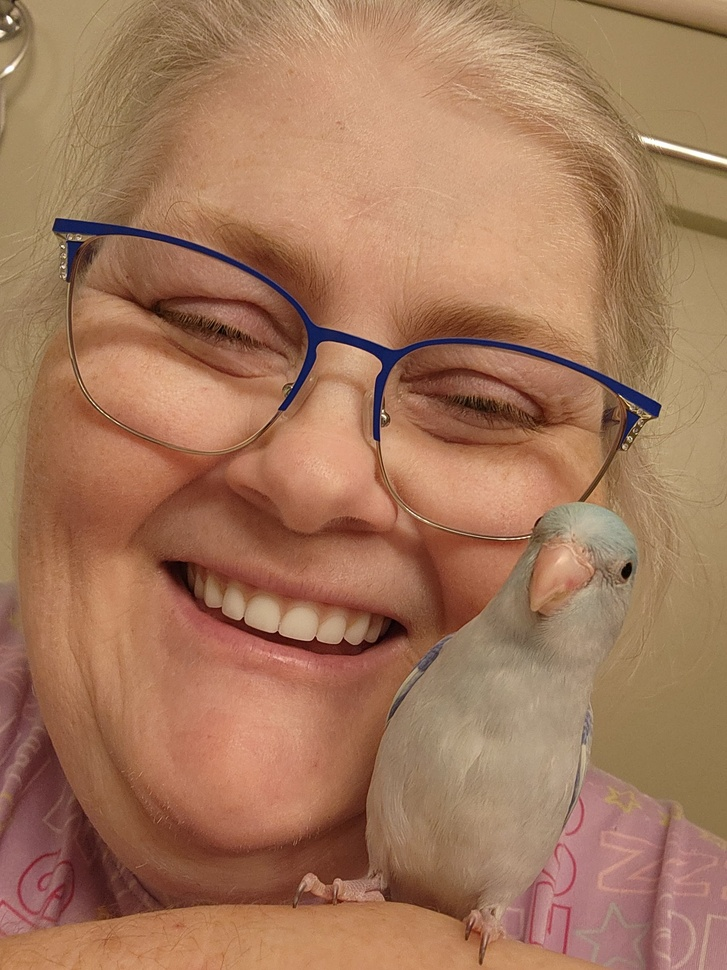
#> input picture app/uploads/images/0a7f1863-644f-4ce1-89ca-9e74a2f4f7e9_1000130040.jpg, 727 x 970 px, shrunk from 2208 x 2944 before the run
$ python -i image_to_gcode_engine.py   (imports and definitions only)
#> lines starting #> are read from the running program, lines starting #| are printed output that depends on the picture; after the words box and inside, x2 and y2 are one past the last pixel; in counts of white or black regions, pixels touching at a corner belong together
#> in convert_image_to_gcode, image is the input picture: shape (970, 727, 3); mean R, G, B 163.6, 119.4, 91.2
import os
import uuid
import numpy as np
from scipy import ndimage
import imageio
from PIL import Image
from app.gcode.constants import circumferences

# ---------------- EDGE DETECTION ----------------

def sobel(image):
    image = np.array(image, dtype=float)
    image /= 255.0
    gx = ndimage.sobel(image, axis=0)
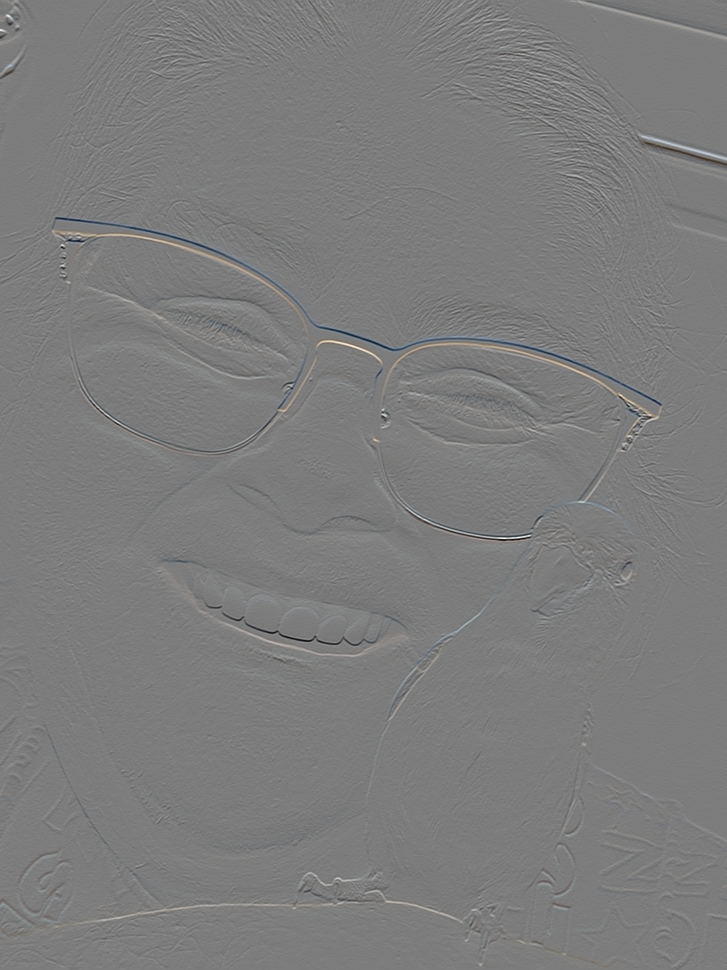
#> gx: shape (970, 727, 3) float64; mean R, G, B 0.00298, 0.00129, 0.000452; drawn with min black and max white
    gy = ndimage.sobel(image, axis=1)
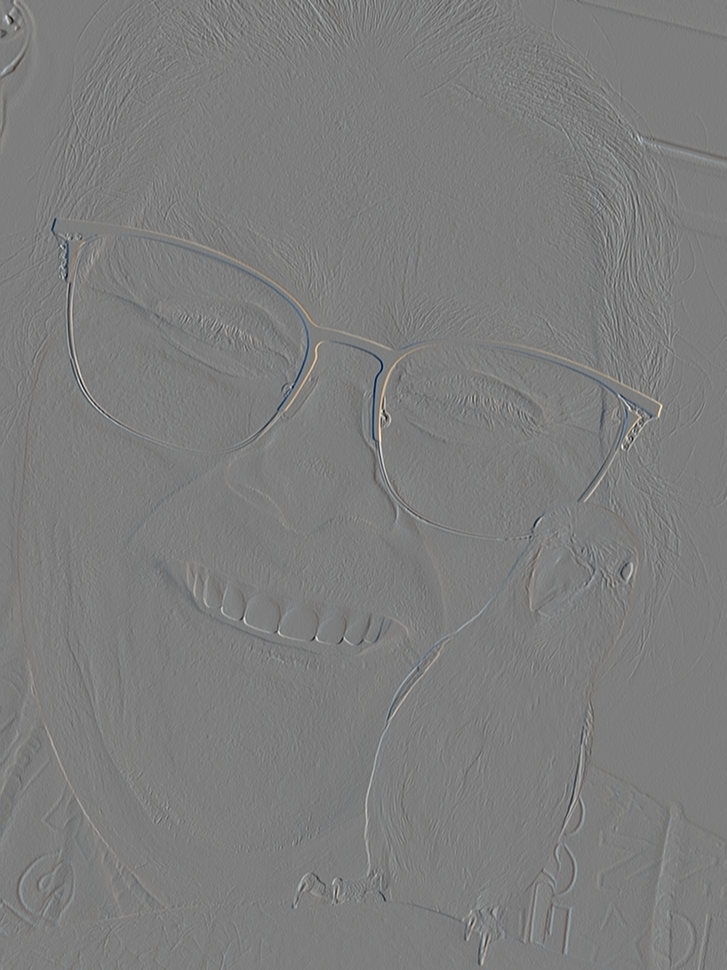
#> gy: shape (970, 727, 3) float64; mean R, G, B 0.00131, 0.00132, 0.000635; drawn with min black and max white
    res = np.hypot(gx, gy)
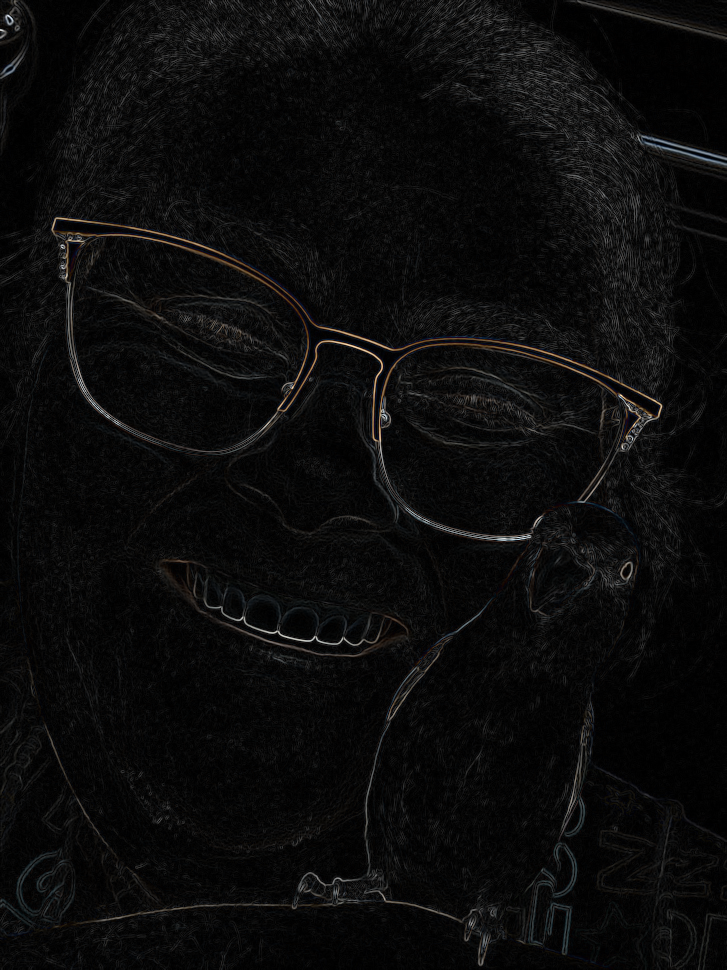
#> res: shape (970, 727, 3) float64; mean R, G, B 0.592, 0.584, 0.582; drawn with min black and max white
    res /= np.max(res)
    res = np.array(res * 255, dtype=np.uint8)
    return res[2:-2, 2:-2, 0:3]


def convert_to_binary_edges(edges, threshold=32):
#> called with threshold = 32
    result = np.maximum.reduce(
        [edges[:, :, 0], edges[:, :, 1], edges[:, :, 2]]
    ) >= threshold
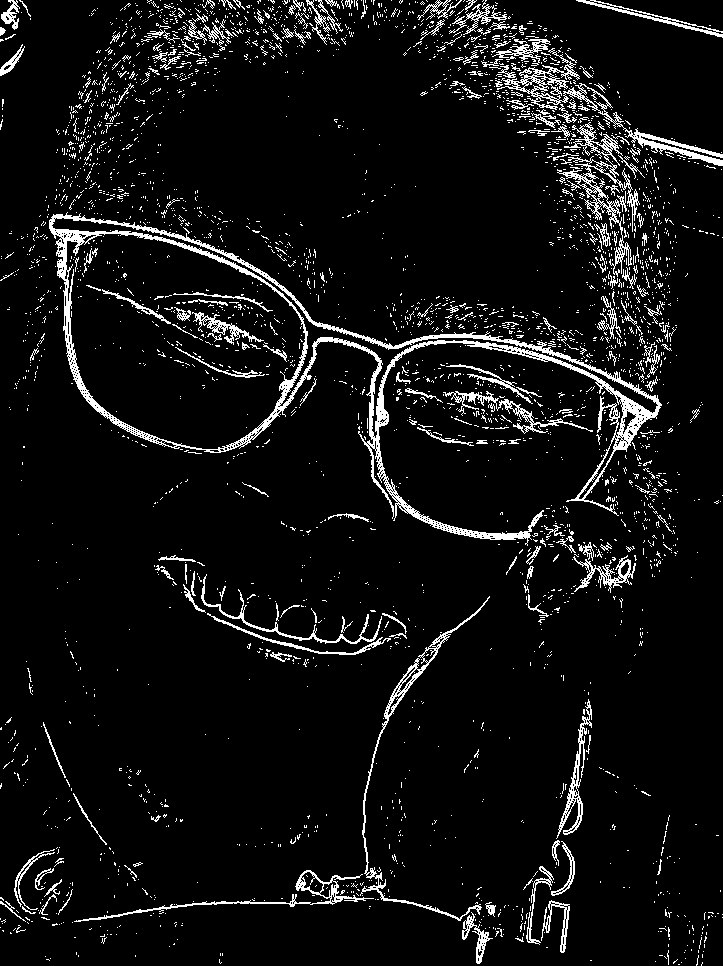
#> result: shape (966, 723) bool; 6.8% white in thin lines or dots
    return result


# ---------------- GRAPH + GCODE ----------------

class Graph:
    def __init__(self):
        self.nodes = []

    def add_node(self, x, y):
        self.nodes.append((x, y))

    def save_as_gcode(self, file):
        file.write("G21\n")  # mm
        file.write("G90\n")  # absolute positioning
        for x, y in self.nodes:
            file.write(f"G1 X{y} Y{-x}\n")


# ---------------- MAIN CONVERTER ----------------

def convert_image_to_gcode(image_path: str) -> str:
    if not os.path.exists(image_path):
        raise FileNotFoundError("Image not found")

    # Load image
    image = imageio.imread(image_path)

    # Sobel edge detection
    edges = sobel(image)
    edges = convert_to_binary_edges(edges)

    # Very simplified graph (practical + fast)
    graph = Graph()
    for x, y in np.argwhere(edges):
        graph.add_node(x, y)
#> this loop made 47803 passes
#> y on passes 1 to 3: 8, 9, 10

    # Save gcode
    gcode_dir = os.path.join(
        os.path.dirname(image_path),
        "..",
        "gcodes"
    )
    gcode_dir = os.path.abspath(gcode_dir)
    os.makedirs(gcode_dir, exist_ok=True)

    gcode_filename = f"{uuid.uuid4()}.gcode"
    gcode_path = os.path.join(gcode_dir, gcode_filename)

    with open(gcode_path, "w") as f:
        graph.save_as_gcode(f)
#> the loop in save_as_gcode, `for x, y in self.nodes:` made 47803 passes

    return gcode_path

>>> result = convert_image_to_gcode('../uploads/images/0a7f1863-644f-4ce1-89ca-9e74a2f4f7e9_1000130040.jpg')

$ run again, on app/uploads/images/175a7328-5727-4cd7-ad24-838c0638f6fb_1000327884.jpg
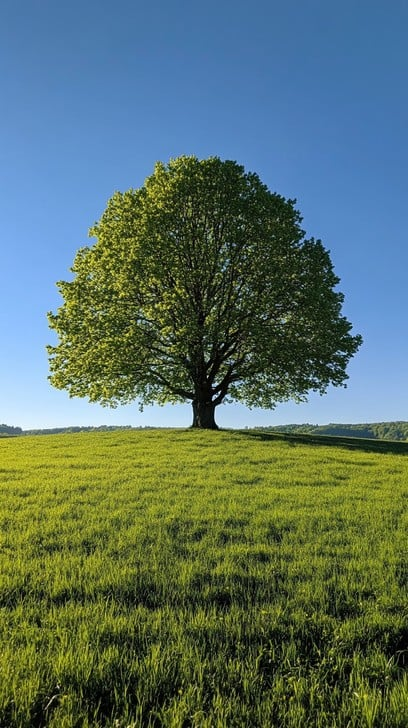
#> input picture app/uploads/images/175a7328-5727-4cd7-ad24-838c0638f6fb_1000327884.jpg, 408 x 728 px
#> in convert_image_to_gcode, image is the input picture: shape (728, 408, 3); mean R, G, B 88.9, 112.6, 101.3
#> in sobel, `return res[2:-2, 2:-2, 0:3]`:
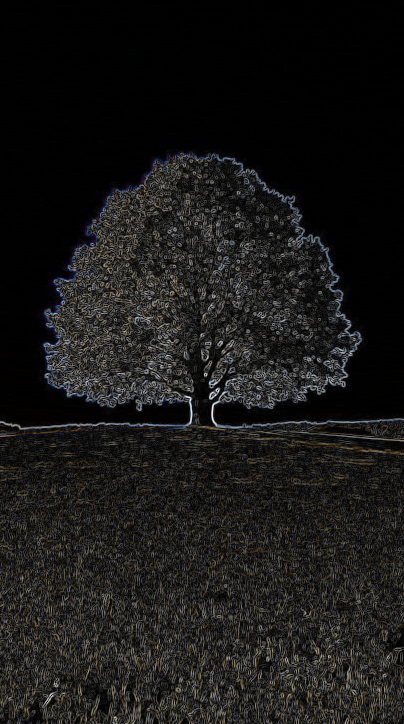
#> returned value: shape (724, 404, 3); mean of channels 0, 1, 2 25.7, 25, 24; drawn as R, G, B
#> in convert_to_binary_edges, `result = np.maximum.reduce( [edges[:, :, 0], edges[:, :, 1], edges[:, ..`:
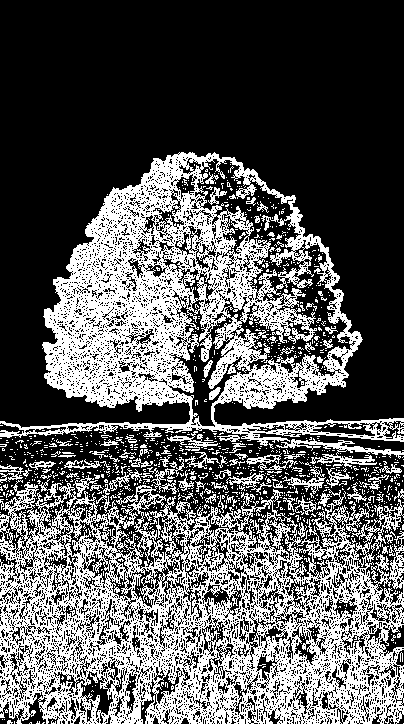
#> result: shape (724, 404) bool; 35.6% white in thin lines or dots, all inside (x1, y1, x2, y2) = (0, 152, 404, 724)
#> the loop in convert_image_to_gcode, `for x, y in np.argwhere(edges):` made 104089 passes
#> (x, y) on passes 1 to 3: (152, 179), (152, 181), (152, 182)
#> the loop in save_as_gcode, `for x, y in self.nodes:` made 104089 passes

$ run again, on app/uploads/images/7edc6ea7-0bf3-4dcc-9068-c564401a71b7_1000136009.jpg
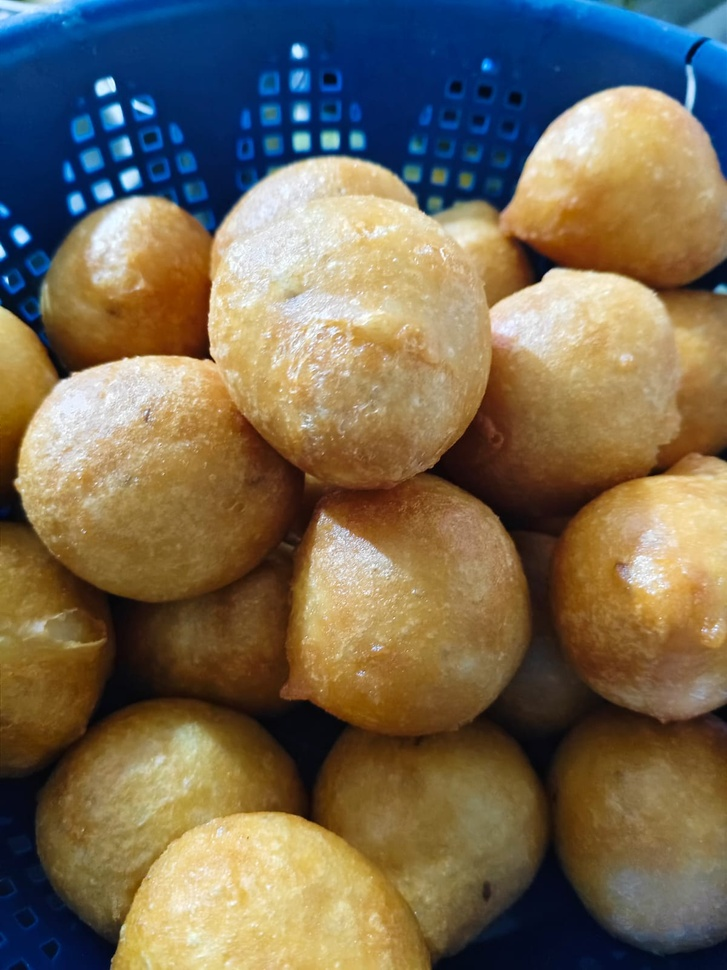
#> input picture app/uploads/images/7edc6ea7-0bf3-4dcc-9068-c564401a71b7_1000136009.jpg, 727 x 970 px, shrunk from 1200 x 1600 before the run
#> in convert_image_to_gcode, image is the input picture: shape (970, 727, 3); mean R, G, B 118.2, 106, 85
#> in sobel, `gy = ndimage.sobel(image, axis=1)`:
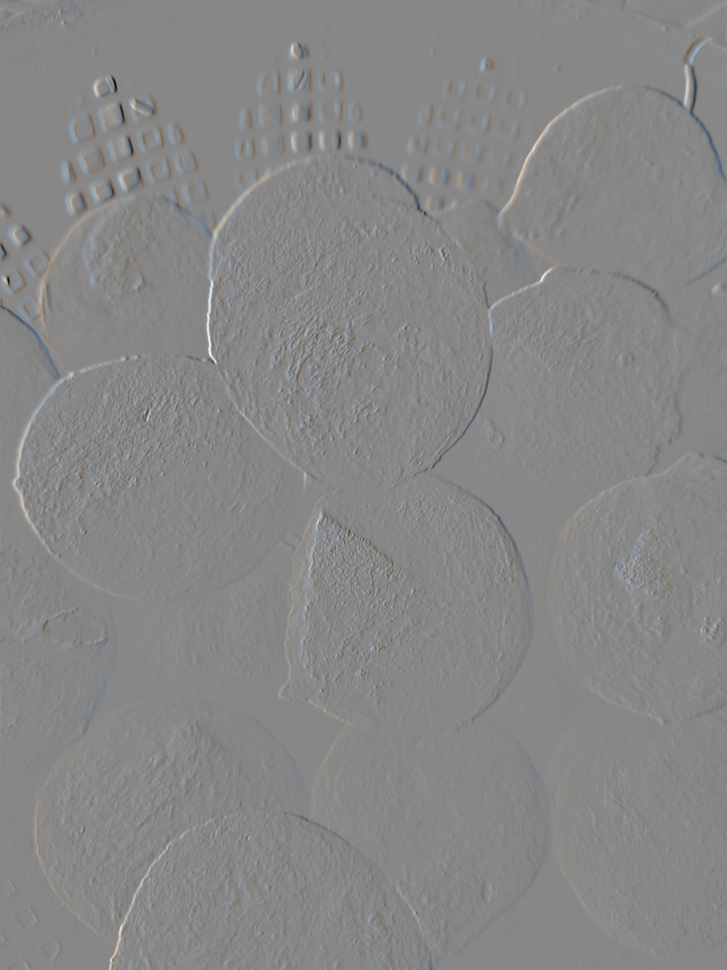
#> gy: shape (970, 727, 3) float64; mean R, G, B 0.00678, 0.00555, 0.00419; drawn with min black and max white
#> in convert_to_binary_edges, `result = np.maximum.reduce( [edges[:, :, 0], edges[:, :, 1], edges[:, ..`:
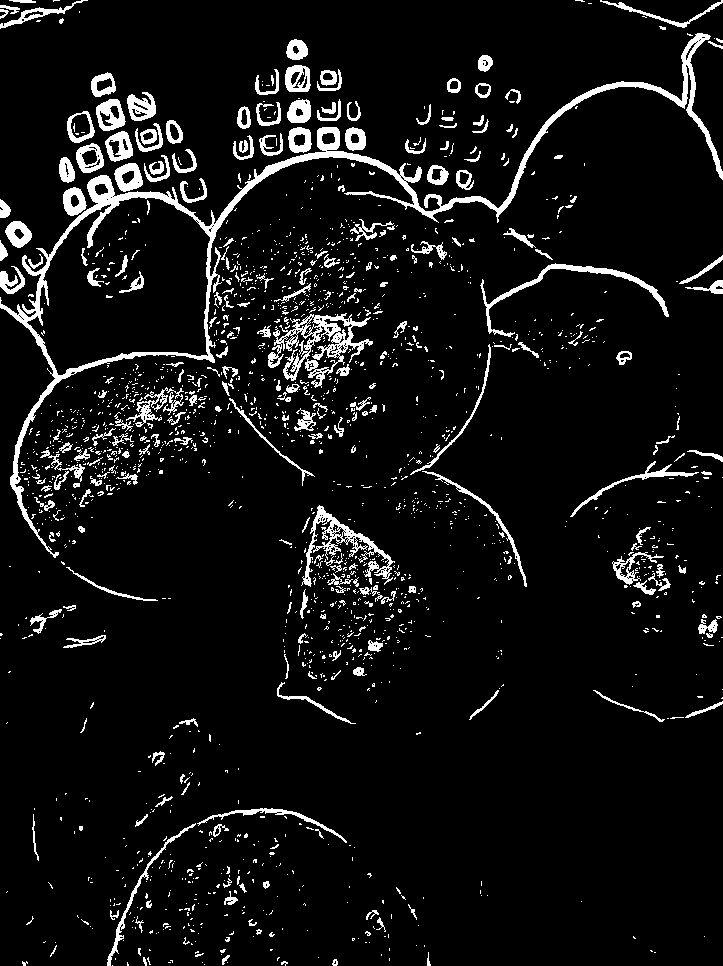
#> result: shape (966, 723) bool; 7.2% white; 1823 white regions (1562 under 20 px), largest, box (x1, y1, x2, y2) and area: (0, 33, 723, 558) 11028, (268, 313, 373, 388) 2516, (301, 505, 395, 587) 1606
#> the loop in convert_image_to_gcode, `for x, y in np.argwhere(edges):` made 50465 passes
#> (x, y) on passes 1 to 3: (0, 9), (0, 10), (0, 11)
#> the loop in save_as_gcode, `for x, y in self.nodes:` made 50465 passes
